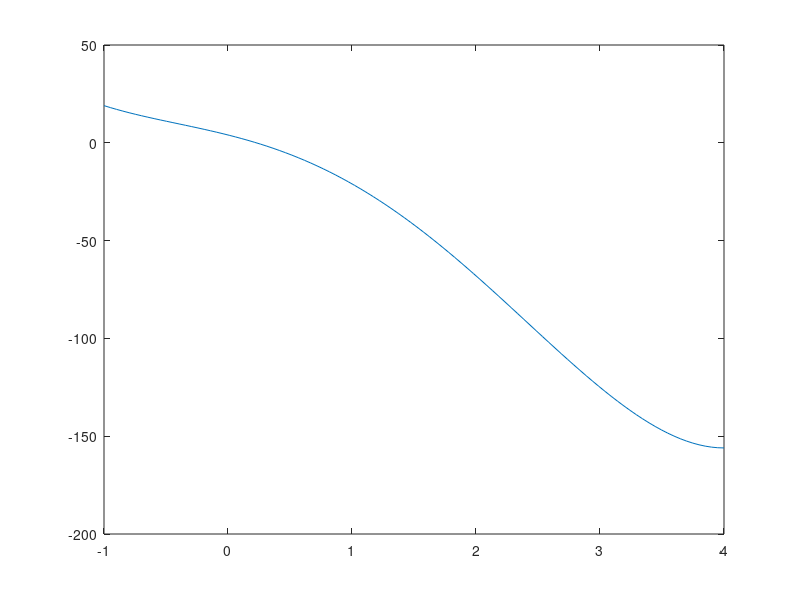

This chart was generated by the following MATLAB code:
clear;clc;close all;
y=@(x)x^4-4*x^3-6*x^2-16*x+4;
x0=fzero(y,[-1 4])
[minx,miny]=fminbnd(y,-1,4)
figure;
x=linspace(-1,4);
f=x.^4-4*x.^3-6*x.^2-16*x+4;
plot(x,f)